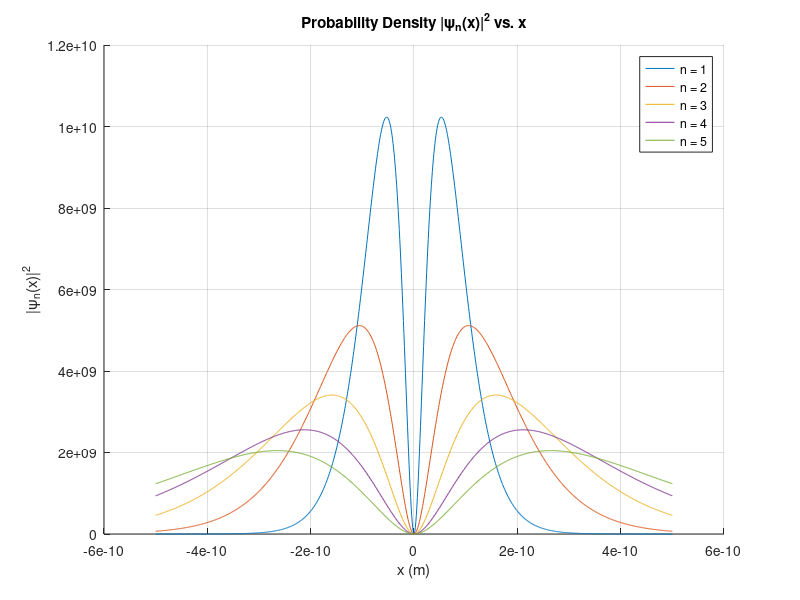

Recreate this plot in MATLAB.
clc; clear; close all;

% Constants
hbar = 1.0545718e-34;
m = 9.10938356e-31;
e = 1.602176634e-19;
eps0 = 8.854187817e-12;
A = e^2 / (4 * pi * eps0);

% Domain
x = linspace(-5e-10, 5e-10, 1000);
n_values = 1:5;

figure;
hold on;
title('Probability Density |\psi_n(x)|^2 vs. x');
xlabel('x (m)'); ylabel('|\psi_n(x)|^2');

for n = n_values
    kappa = m * A / (hbar^2 * n);
    psi = sqrt(kappa) * sign(x) .* 2 * kappa .* abs(x) .* exp(-kappa * abs(x));
    prob_density = abs(psi).^2;
    plot(x, prob_density, 'DisplayName', ['n = ' num2str(n)]);
end
legend(); grid on;
hold off;